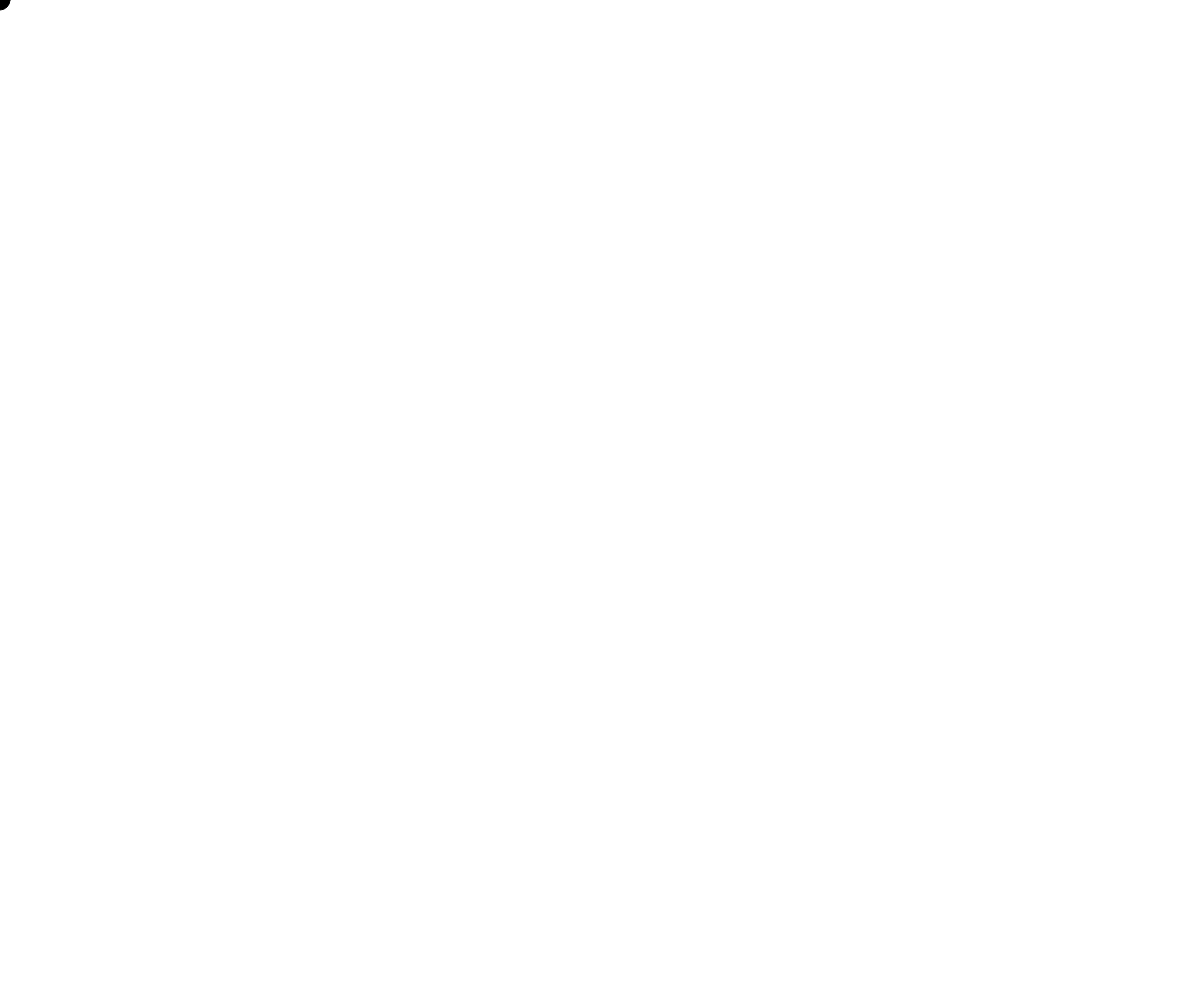
Frame 1 (no input)
Frame 60 (no input): identical to frame 1, image omitted
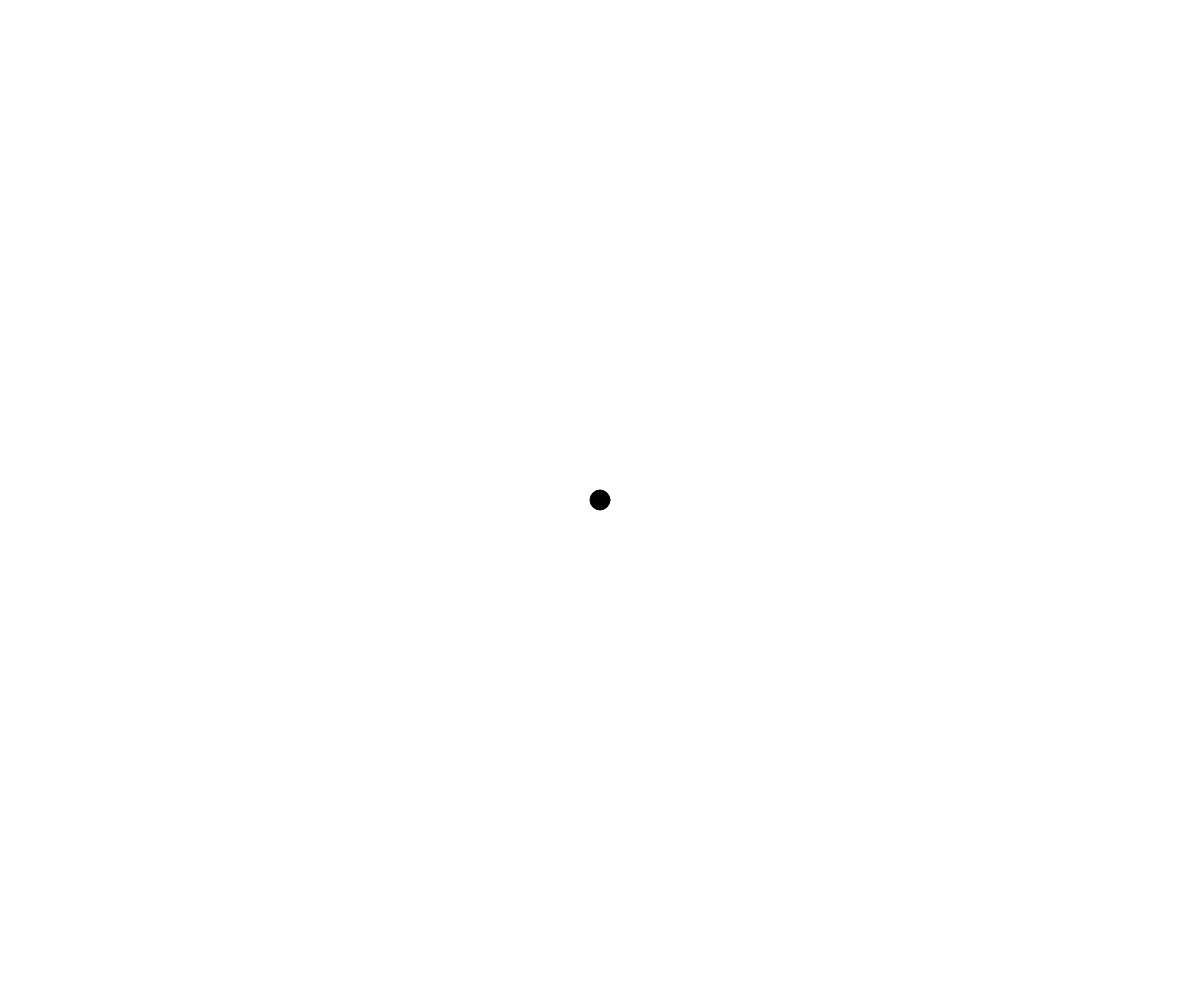
Frame 120 (the mouse pressed at the canvas centre since frame 60)

The p5.js sketch that drew these frames (run headless with seeded random() and noise() and a simulated clock; from frame 60 on, the mouse is pressed at the canvas centre):

// p5.js sketch
// ── sketch.js
function setup() {
  createCanvas(windowWidth, windowHeight);
}

function draw() {
  background(255);
  fill(0);
  circle(mouseX, mouseY, 20);
}
